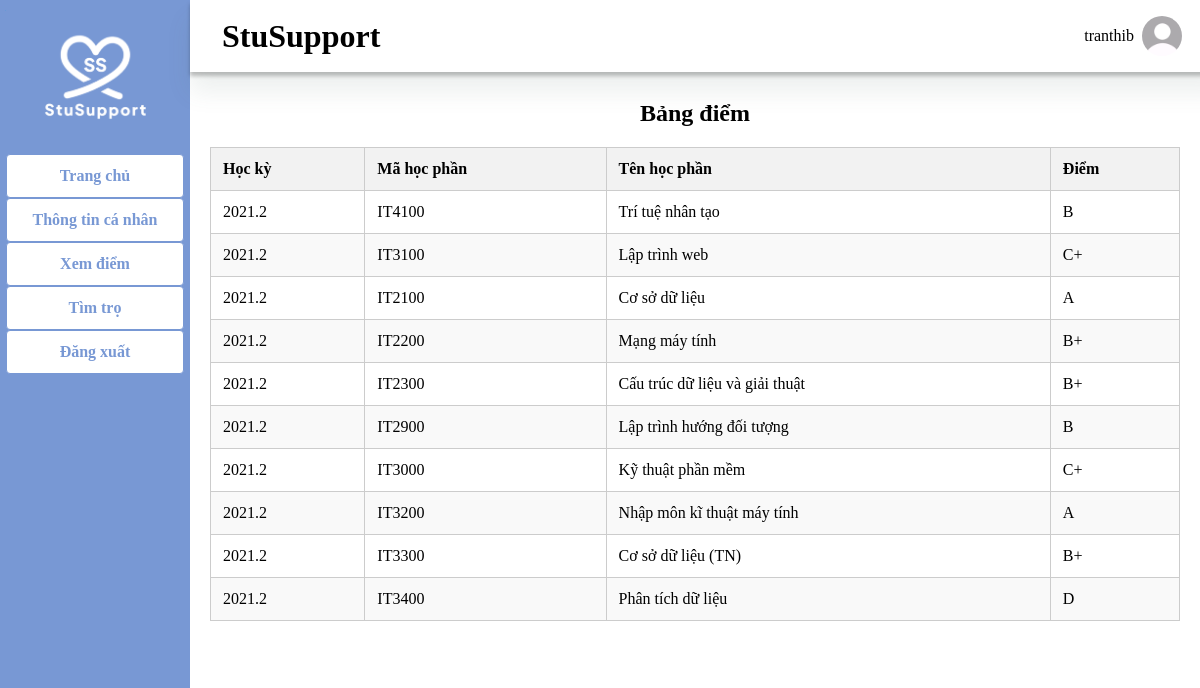
The app's page /pages/grades.php (signed in) with its own data.
### tables this page shows
CREATE TABLE users (
    id INT AUTO_INCREMENT PRIMARY KEY,
    username VARCHAR(50) NOT NULL,
    password VARCHAR(255) NOT NULL,
    email VARCHAR(100) NOT NULL
);

CREATE TABLE grades (
    user_id INT NOT NULL,
    course_id INT NOT NULL,
    grade VARCHAR(10) NOT NULL,
    semester VARCHAR(20) NOT NULL,
	PRIMARY KEY (user_id, course_id),
    FOREIGN KEY (user_id) REFERENCES users(id),
    FOREIGN KEY (course_id) REFERENCES courses(id)
);

CREATE TABLE courses (
    id INT AUTO_INCREMENT PRIMARY KEY,
    course_name VARCHAR(100) NOT NULL,
    course_code VARCHAR(20) NOT NULL
);

### pages/grades.php (the view, shortened to what this page needs)
<?php
    include("../admincp/config.php");
    $id = $_SESSION['id'];
    $header_query = mysqli_query($con,"SELECT username FROM users WHERE id=$id ");
    $result = mysqli_fetch_assoc($header_query);
    $header_uname = $result['username'];
     $grades_query = mysqli_query($con, "
     SELECT courses.course_name,courses.course_code, grades.grade, grades.semester
     FROM grades
     JOIN courses ON grades.course_id = courses.id
     WHERE grades.user_id = $id");
?>
<!DOCTYPE html>
<html>
<head>
    <link rel="stylesheet" type="text/css" href="../css/home.css">
    <link rel="stylesheet" type="text/css" href="../css/table.css">
</head>
<body>
    <div class="home-container" >
        <div class="sidebar">
        <img src="../img/logo.jpg" class="logo-image" alt="">
            <a href="home.php" class="bar-item">Trang chủ</a>
            <a href="profile.php"class="bar-item">Thông tin cá nhân</a>
            <a href="grades.php"class="bar-item">Xem điểm</a>
            <a href="findroom.php"class="bar-item">Tìm trọ</a>
            <a href="../admincp/logout.php"class="bar-item" onclick="confirmLogout(event)">Đăng xuất</a>
        </div>
        <div class="header">
                <h1>StuSupport</h1>
                <div class="user">
                    <label><?php echo $header_uname; ?></label>
                    <div class="avatar"></div>
                 </div>
            </div>
        <div class="table-content">
        <h2>Bảng điểm</h2>
            <table border="1">
                <thead>
                    <tr>
                        <th>Học kỳ</th>
                        <th>Mã học phần</th>
                        <th>Tên học phần</th>
                        <th>Điểm</th>
                    </tr>
                </thead>
                <tbody>
                    <?php
                    if (mysqli_num_rows($grades_query) > 0) {
                        while($row = mysqli_fetch_assoc($grades_query)) {
                            echo "<tr>";
                            echo "<td>" . htmlspecialchars($row['semester']) . "</td>";
                            echo "<td>" . htmlspecialchars($row['course_code']) . "</td>";
                            echo "<td>" . htmlspecialchars($row['course_name']) . "</td>";
                            echo "<td>" . htmlspecialchars($row['grade']) . "</td>";
                            echo "</tr>";
                        }
                    } else {
                        echo "<tr><td colspan='3'>Không có điểm nào được tìm thấy.</td></tr>";
                    }
                    ?>
                </tbody>
            </table>
        </div>
    </div>
</body>
</html>

### css/home.css (style rules this page uses)
body { margin: 0px; }
.home-container { display: flex; flex-direction: row; width: 100%; }
.home-container .sidebar { position: fixed; top: 0; left: 0; background:#7898d4; padding: 10px 5px; display: flex; flex-direction: column; align-items: center; height: 100%; width: 180px; transition: width 0.3s ease; }
.sidebar .bar-item { color: #7898d4; font-weight: bold; width: 80%; background: white; border-radius: 4px; padding: 12px 16px; display: flex; flex-direction: row; gap: 12px; align-items: center; justify-content: center; cursor: pointer; text-decoration: none; border: 1px solid ; }
.sidebar .logo-image { width: 100%; }
.home-container .header { position: fixed; left: 190px; top: 0; width: calc(100% - 190px); display: flex; height: 60px; box-shadow: 0px 20px 25px 0px rgba(76, 103, 100, 0.1), 0px 4px 4px 0px rgba(0, 0, 0, 0.25); padding: 6px 12px; align-items: center; justify-content: space-between; background-color: white; }
.header h1 { margin-left: 20px; }
.header .user { display: flex; align-items: center; cursor: pointer; gap: 8px; margin-right: 30px; }
.user .avatar { width: 40px; height: 40px; border-radius: 50%; background-image: url('../img/avatar.jpg'); background-position: center; background-size: cover; }

### css/table.css (style rules this page uses)
.table-content { padding: 20px; display: flex; flex-direction: column; margin-top: 70px; margin-left: 190px; width: 100%; background-color: white; align-items: center; }
.table-content h2 { text-align: center; margin-top: 10px; }
table { width: 100%; border-collapse: collapse; margin-bottom: 20px; }
th, td { padding: 12px; border: 1px solid #ccc; text-align: left; }
th { background-color: #f2f2f2; }
tr:nth-child(even) { background-color: #f9f9f9; }

### records on screen
users: username "tranthib"
grades: semester "2021.2", course.course_code "IT4100", course.course_name "Trí tuệ nhân tạo", grade "B"
grades: semester "2021.2", course.course_code "IT3100", course.course_name "Lập trình web", grade "C+"
grades: semester "2021.2", course.course_code "IT2100", course.course_name "Cơ sở dữ liệu", grade "A"
grades: semester "2021.2", course.course_code "IT2200", course.course_name "Mạng máy tính", grade "B+"
grades: semester "2021.2", course.course_code "IT2300", course.course_name "Cấu trúc dữ liệu và giải thuật", grade "B+"
grades: semester "2021.2", course.course_code "IT2900", course.course_name "Lập trình hướng đối tượng", grade "B"
grades: semester "2021.2", course.course_code "IT3000", course.course_name "Kỹ thuật phần mềm", grade "C+"
grades: semester "2021.2", course.course_code "IT3200", course.course_name "Nhập môn kĩ thuật máy tính", grade "A"
grades: semester "2021.2", course.course_code "IT3300", course.course_name "Cơ sở dữ liệu (TN)", grade "B+"
grades: semester "2021.2", course.course_code "IT3400", course.course_name "Phân tích dữ liệu", grade "D"
